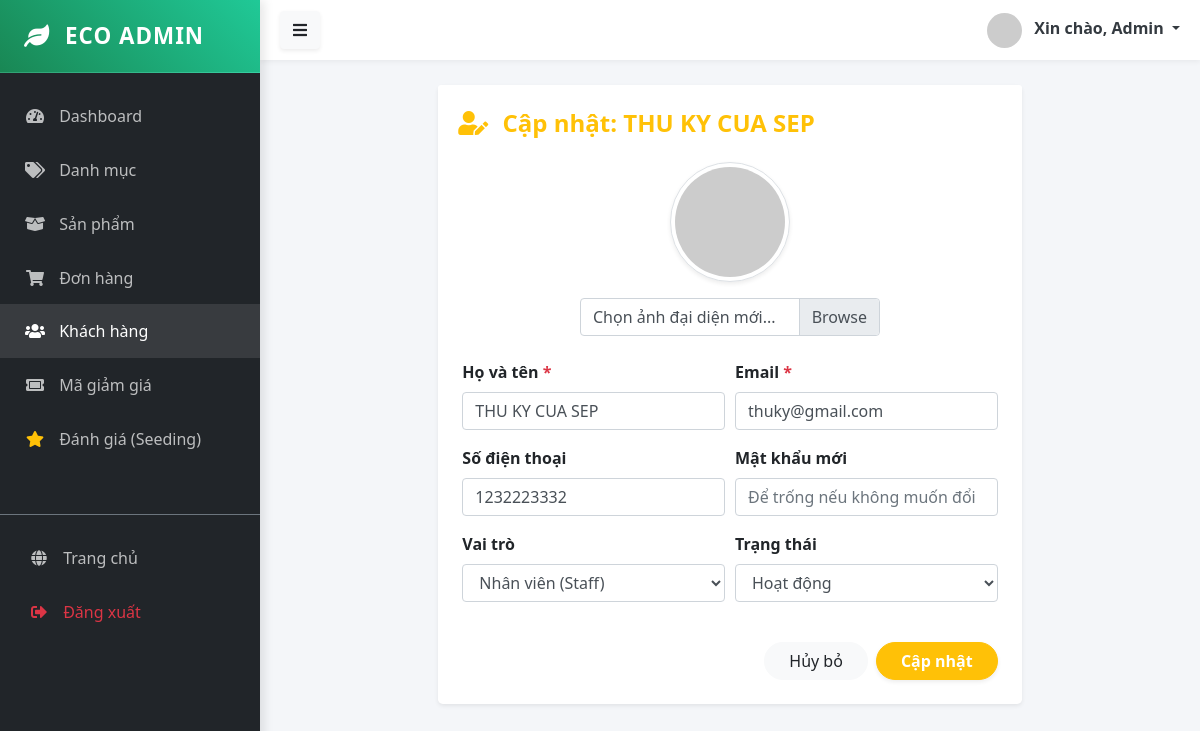
Screenshot of /public/admin/user/edit/45 (signed in) with the database file from the repository.
### tables this page shows
CREATE TABLE `users` (
  `id` bigint UNSIGNED NOT NULL,
  `email` varchar(255) NOT NULL,
  `password_hash` varchar(255) DEFAULT NULL,
  `name` varchar(200) DEFAULT NULL,
  `phone` varchar(50) DEFAULT NULL,
  `avatar_url` text,
  `status` tinyint DEFAULT '1',
  `role_id` bigint UNSIGNED DEFAULT NULL,
  `google_id` varchar(255) DEFAULT NULL,
  `email_verified` tinyint DEFAULT '0',
  `verification_token` varchar(255) DEFAULT NULL COMMENT 'Mã gửi qua mail',
  `reset_token` varchar(255) DEFAULT NULL COMMENT 'Mã quên mật khẩu (OTP)',
  `reset_token_expire` datetime DEFAULT NULL COMMENT 'Hạn sử dụng mã OTP',
  `created_at` timestamp NULL DEFAULT CURRENT_TIMESTAMP,
  `updated_at` timestamp NULL DEFAULT CURRENT_TIMESTAMP ON UPDATE CURRENT_TIMESTAMP,
  `last_login_at` datetime DEFAULT NULL,
  `metadata` json DEFAULT NULL
);

### app/Controllers/Admin/UserController.php (called while the page is built, shortened)
<?php
class UserController extends Controller {
    public function edit($id) {
        $userModel = $this->model('User');
        $user = $userModel->find($id);
        $this->view('admin/users/edit', ['user' => $user]);
    }
}

### app/Core/App.php (called while the page is built, shortened)
<?php
class App {
    protected $controller = 'HomeController';
    protected $method = 'index';
    public function __construct() {
        $url = $this->parseUrl();
        if (isset($url[0]) && strtolower($url[0]) == 'admin') {
            array_shift($url);
            $folder = 'Admin';
            $this->controller = 'DashboardController';
            if (isset($url[0])) {
                $controllerName = $this->convertToPascalCase($url[0]) . 'Controller';
                if (file_exists('../app/Controllers/Admin/' . $controllerName . '.php')) {
                    $this->controller = $controllerName;
                    array_shift($url);
                }
            }
        }
        $file = '../app/Controllers/' . $folder . '/' . $this->controller . '.php';
        if (file_exists($file)) {
            $this->controller = new $class;
        } else {
            die("Lỗi 404: Controller '{$this->controller}' không tồn tại.");
        }
        if (isset($url[0])) {
            $methodName = $this->convertToCamelCase($url[0]);
            if (method_exists($this->controller, $methodName)) {
                $this->method = $methodName;
                array_shift($url);
            }
            elseif (method_exists($this->controller, str_replace('-', '_', $url[0]))) {
                $this->method = str_replace('-', '_', $url[0]);
                array_shift($url);
            }
        }
        $this->params = $url ? array_values($url) : [];
        call_user_func_array([$this->controller, $this->method], $this->params);
    }
    public function parseUrl() {
        if (isset($_GET['url'])) {
            return explode('/', filter_var(rtrim($_GET['url'], '/'), FILTER_SANITIZE_URL));
        }
        return [];
    }
    private function convertToPascalCase($string) {
        return str_replace(' ', '', ucwords(str_replace('-', ' ', $string)));
    }
    private function convertToCamelCase($string) {
        return lcfirst($this->convertToPascalCase($string));
    }
}

### public/index.php (called while the page is built, shortened)
<?php
$app = new App();

### config/database.php (called while the page is built)
<?php
return [
    'host' => $_ENV['DB_HOST'] ?? 'localhost',
    'dbname' => $_ENV['DB_DATABASE'] ?? 'ecostore',
    'user' => $_ENV['DB_USERNAME'] ?? 'root',
    'pass' => $_ENV['DB_PASSWORD'] ?? '',
    'charset' => 'utf8mb4'
];

### app/Core/Database.php (called while the page is built, shortened)
<?php
class Database {
    private static $instance = null;
    private $connection;
    private function __construct() {
        $config = require __DIR__ . '/../../config/database.php';
        $dsn = "mysql:host={$config['host']};dbname={$config['dbname']};charset={$config['charset']}";
        try {
            $this->connection = new PDO($dsn, $config['user'], $config['pass']);
            $this->connection->setAttribute(PDO::ATTR_ERRMODE, PDO::ERRMODE_EXCEPTION);
            $this->connection->setAttribute(PDO::ATTR_DEFAULT_FETCH_MODE, PDO::FETCH_ASSOC);
        } catch (PDOException $e) {
            die("DB Connection Error: " . $e->getMessage());
        }
    }
    public static function getInstance() {
        if (!self::$instance) {
            self::$instance = new Database();
        }
        return self::$instance;
    }
    public function query($sql, $params = []) {
        try {
            $stmt = $this->connection->prepare($sql);
            $stmt->execute($params);
            return $stmt;
        } catch (PDOException $e) {
            die("Lỗi truy vấn SQL: " . $e->getMessage());
        }
    }
    public function fetch($sql, $params = []) {
        return $this->query($sql, $params)->fetch();
    }
}

### app/Core/Model.php (called while the page is built, shortened)
<?php
abstract class Model {
    protected $table;
    protected $db;
    public function __construct() {
        $this->db = Database::getInstance();
    }
    public function find($id) {
        $sql = "SELECT * FROM {$this->table} WHERE id = ?";
        return $this->db->fetch($sql, [$id]);
    }
}

### app/Views/admin/users/edit.php (the view, shortened to what this page needs)
<?php require_once '../app/Views/layouts/admin/sidebar.php'; ?>
<div class="row justify-content-center">
    <div class="col-md-8">
        <div class="card shadow-sm border-0 rounded-lg mb-5">
            <div class="card-header bg-white border-bottom-0 pt-4 pb-0">
                <h4 class="mb-0 font-weight-bold text-warning"><i class="fas fa-user-edit mr-2"></i> Cập nhật: <?= htmlspecialchars($user['name']) ?></h4>
            </div>
            <div class="card-body p-4">
                <form action="/MY_WEB/public/admin/user/update/<?= $user['id'] ?>" method="POST" enctype="multipart/form-data">
                    <div class="form-group text-center mb-4">
                        <div class="d-inline-block position-relative">
                            <?php
                                $currentAvatar = !empty($user['avatar_url'])
                                    ? '/MY_WEB/public/' . $user['avatar_url']
                                    : 'https://ui-avatars.com/api/?name='.urlencode($user['name']).'&background=random&color=fff';
                            ?>
                            <img src="<?= $currentAvatar ?>" class="rounded-circle img-thumbnail shadow-sm mb-2" width="120" height="120" id="previewAvatar" style="object-fit: cover;">
                        </div>
                        <div class="custom-file mt-2 text-left mx-auto" style="max-width: 300px; display: block;">
                            <label class="custom-file-label" for="avatarInput">Chọn ảnh đại diện mới...</label>
                        </div>
                    </div>
                    <div class="form-row">
                        <div class="form-group col-md-6">
                            <label class="font-weight-bold">Họ và tên <span class="text-danger">*</span></label>
                            <input type="text" name="name" class="form-control" value="<?= htmlspecialchars($user['name']) ?>" required>
                        </div>
                        <div class="form-group col-md-6">
                            <label class="font-weight-bold">Email <span class="text-danger">*</span></label>
                            <input type="email" name="email" class="form-control" value="<?= htmlspecialchars($user['email']) ?>" required>
                        </div>
                    </div>
                    <div class="form-row">
                        <div class="form-group col-md-6">
                            <label class="font-weight-bold">Số điện thoại</label>
                            <input type="text" name="phone" class="form-control" value="<?= htmlspecialchars($user['phone'] ?? '') ?>">
                        </div>
                        <div class="form-group col-md-6">
                            <label class="font-weight-bold">Mật khẩu mới</label>
                            <input type="password" name="password" class="form-control" placeholder="Để trống nếu không muốn đổi">
                        </div>
                    </div>
                    <div class="form-row">
                        <div class="form-group col-md-6">
                            <label class="font-weight-bold">Vai trò</label>
                            <select name="role_id" class="form-control">
                                <option value="3" <?= $user['role_id']==3 ? 'selected' : '' ?>>Nhân viên (Staff)</option>
                            </select>
                        </div>
                        <div class="form-group col-md-6">
                            <label class="font-weight-bold">Trạng thái</label>
                            <select name="status" class="form-control">
                                <option value="1" <?= $user['status']==1 ? 'selected' : '' ?>>Hoạt động</option>
                            </select>
                        </div>
                    </div>
                    <div class="mt-4 d-flex justify-content-end">
                        <a href="/MY_WEB/public/admin/user" class="btn btn-light mr-2 rounded-pill px-4">Hủy bỏ</a>
                        <button type="submit" class="btn btn-warning text-white rounded-pill px-4 shadow-sm font-weight-bold">Cập nhật</button>
                    </div>
                </form>
            </div>
        </div>
    </div>
</div>
<?php require_once '../app/Views/layouts/admin/footer.php'; ?>

### public/assets/css/admin.css (style rules this page uses)
:root { --primary-color: #0d6efd; --secondary-color: #6c757d; --success-color: #198754; --sidebar-bg: #212529; --sidebar-width: 260px; --header-height: 60px; }
body { font-family: 'Segoe UI', Tahoma, Geneva, Verdana, sans-serif; background-color: #f4f6f9; overflow-x: hidden; }

### rows the page displays
users: name "THU KY CUA SEP", email "thuky@gmail.com", phone "1232223332", role_id "Nhân viên (Staff)", status "Hoạt động"

### other values shown
$_SESSION['admin_name'] "Admin"
